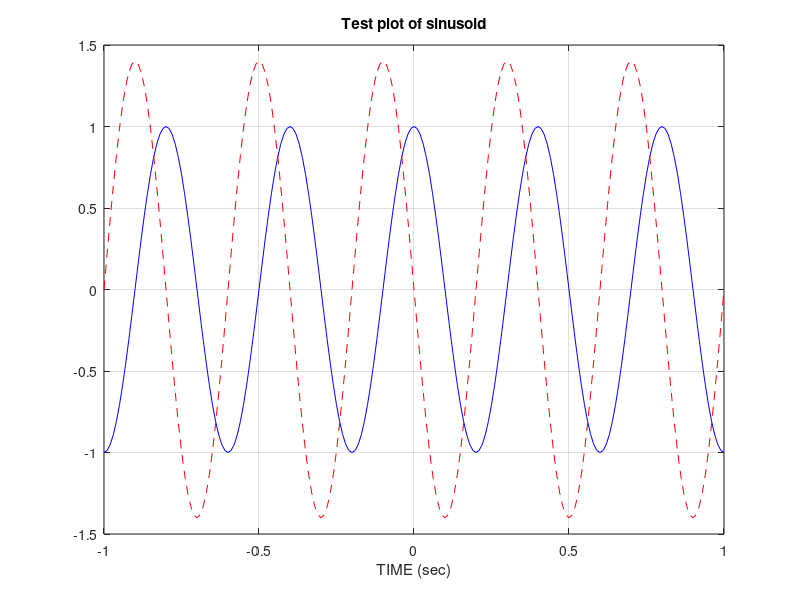

Reproduce this figure in MATLAB.
t = -1:0.01:1;
x = cos(5*pi*t);
z = 1.4*exp(j*pi/2)*exp(j*5*pi*t);

% plot x and z together using blue and red colors with dotted and solid lines
plot(t, x, 'b-', t, real(z), 'r--'), grid on
title('Test plot of sinusoid');
xlabel('TIME (sec)');
pause;
